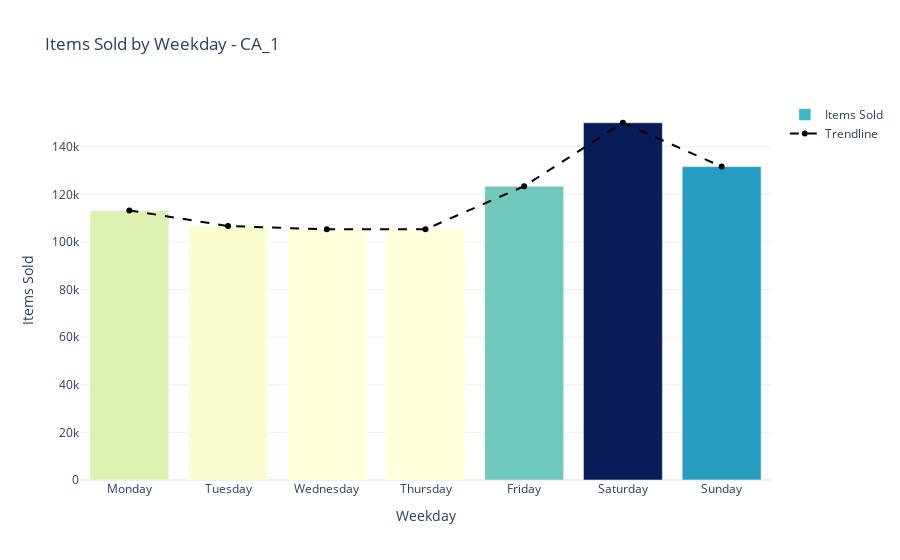
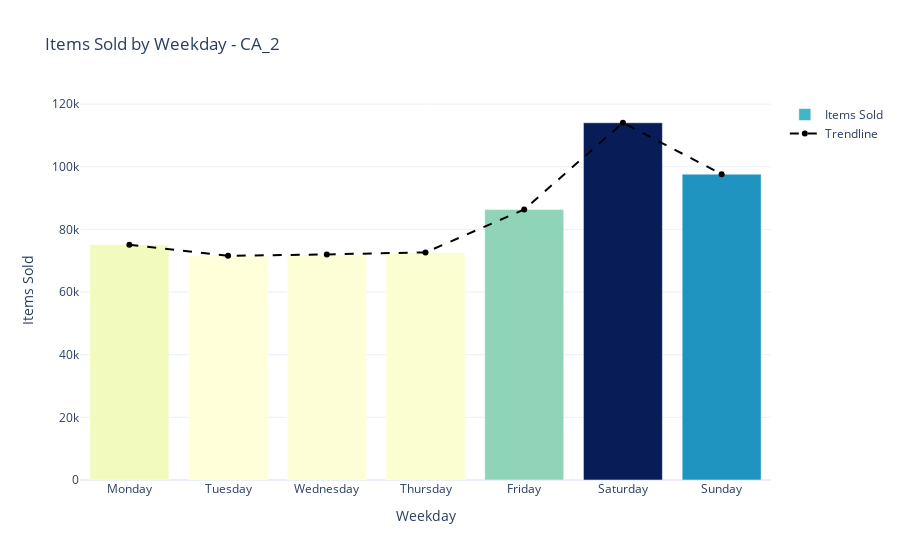
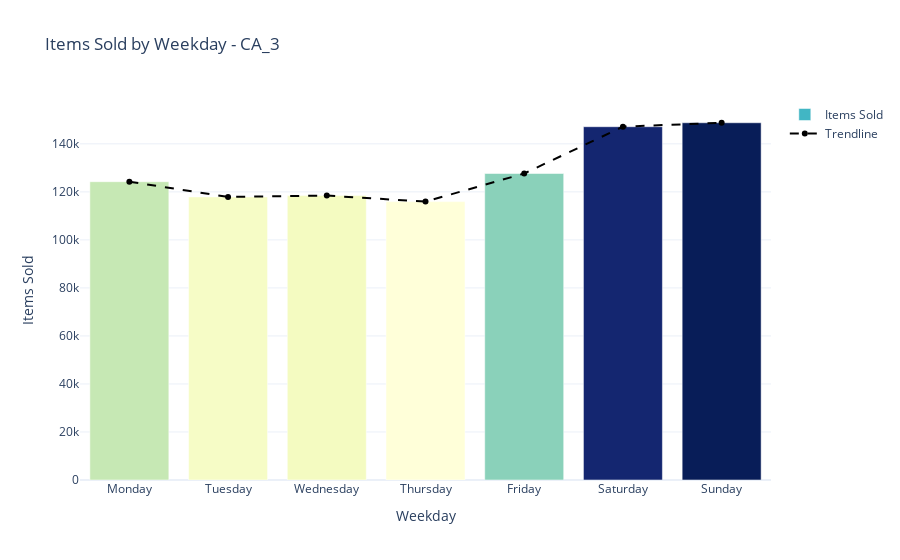
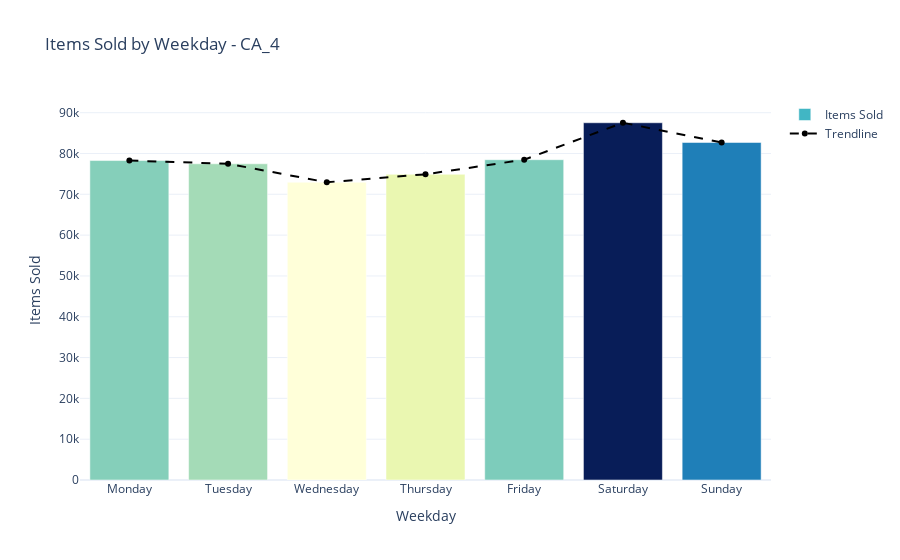

The notebook cell these images were saved under, in order:
### Code cell
for store_id in store_ids:
    daily_sales = sales_by_store[store_id].groupby('weekday')['items_sold'].sum()
    weekdays = daily_sales.index.tolist()
    sales = daily_sales.values.tolist()
    fig = visualize_weekday_sales_data(weekdays, sales, store_id)
    fig.show()

### Figure 1 — Plotly figure (JSON) as saved in the notebook; plotly's stock layout.template omitted (floating-point values rounded to 4 significant figures)
{"data": [{"marker": {"color": [113232, 106669, 105273, 105323, 123400, 150051, 131630], "colorscale": [[0, "rgb(255,255,217)"], [0.125, "rgb(237,248,177)"], [0.25, "rgb(199,233,180)"], [0.375, "rgb(127,205,187)"], [0.5, "rgb(65,182,196)"], [0.625, "rgb(29,145,192)"], [0.75, "rgb(34,94,168)"], [0.875, "rgb(37,52,148)"], [1, "rgb(8,29,88)"]], "showscale": false}, "name": "Items Sold", "type": "bar", "x": ["Monday", "Tuesday", "Wednesday", "Thursday", "Friday", "Saturday", "Sunday"], "y": [113232, 106669, 105273, 105323, 123400, 150051, 131630]}, {"line": {"color": "black", "dash": "dash", "width": 2}, "mode": "lines+markers", "name": "Trendline", "type": "scatter", "x": ["Monday", "Tuesday", "Wednesday", "Thursday", "Friday", "Saturday", "Sunday"], "y": [113232, 106669, 105273, 105323, 123400, 150051, 131630]}], "layout": {"hovermode": "x unified", "title": {"text": "Items Sold by Weekday - CA_1"}, "xaxis": {"tickmode": "array", "ticktext": ["Monday", "Tuesday", "Wednesday", "Thursday", "Friday", "Saturday", "Sunday"], "tickvals": [0, 1, 2, 3, 4, 5, 6], "title": {"text": "Weekday"}}, "yaxis": {"title": {"text": "Items Sold"}}}}

### Figure 2 — Plotly figure (JSON) as saved in the notebook; plotly's stock layout.template omitted (floating-point values rounded to 4 significant figures)
{"data": [{"marker": {"color": [75129, 71559, 72011, 72659, 86342, 114036, 97633], "colorscale": [[0, "rgb(255,255,217)"], [0.125, "rgb(237,248,177)"], [0.25, "rgb(199,233,180)"], [0.375, "rgb(127,205,187)"], [0.5, "rgb(65,182,196)"], [0.625, "rgb(29,145,192)"], [0.75, "rgb(34,94,168)"], [0.875, "rgb(37,52,148)"], [1, "rgb(8,29,88)"]], "showscale": false}, "name": "Items Sold", "type": "bar", "x": ["Monday", "Tuesday", "Wednesday", "Thursday", "Friday", "Saturday", "Sunday"], "y": [75129, 71559, 72011, 72659, 86342, 114036, 97633]}, {"line": {"color": "black", "dash": "dash", "width": 2}, "mode": "lines+markers", "name": "Trendline", "type": "scatter", "x": ["Monday", "Tuesday", "Wednesday", "Thursday", "Friday", "Saturday", "Sunday"], "y": [75129, 71559, 72011, 72659, 86342, 114036, 97633]}], "layout": {"hovermode": "x unified", "title": {"text": "Items Sold by Weekday - CA_2"}, "xaxis": {"tickmode": "array", "ticktext": ["Monday", "Tuesday", "Wednesday", "Thursday", "Friday", "Saturday", "Sunday"], "tickvals": [0, 1, 2, 3, 4, 5, 6], "title": {"text": "Weekday"}}, "yaxis": {"title": {"text": "Items Sold"}}}}

### Figure 3 — Plotly figure (JSON) as saved in the notebook; plotly's stock layout.template omitted (floating-point values rounded to 4 significant figures)
{"data": [{"marker": {"color": [124231, 117900, 118443, 115938, 127646, 147132, 148782], "colorscale": [[0, "rgb(255,255,217)"], [0.125, "rgb(237,248,177)"], [0.25, "rgb(199,233,180)"], [0.375, "rgb(127,205,187)"], [0.5, "rgb(65,182,196)"], [0.625, "rgb(29,145,192)"], [0.75, "rgb(34,94,168)"], [0.875, "rgb(37,52,148)"], [1, "rgb(8,29,88)"]], "showscale": false}, "name": "Items Sold", "type": "bar", "x": ["Monday", "Tuesday", "Wednesday", "Thursday", "Friday", "Saturday", "Sunday"], "y": [124231, 117900, 118443, 115938, 127646, 147132, 148782]}, {"line": {"color": "black", "dash": "dash", "width": 2}, "mode": "lines+markers", "name": "Trendline", "type": "scatter", "x": ["Monday", "Tuesday", "Wednesday", "Thursday", "Friday", "Saturday", "Sunday"], "y": [124231, 117900, 118443, 115938, 127646, 147132, 148782]}], "layout": {"hovermode": "x unified", "title": {"text": "Items Sold by Weekday - CA_3"}, "xaxis": {"tickmode": "array", "ticktext": ["Monday", "Tuesday", "Wednesday", "Thursday", "Friday", "Saturday", "Sunday"], "tickvals": [0, 1, 2, 3, 4, 5, 6], "title": {"text": "Weekday"}}, "yaxis": {"title": {"text": "Items Sold"}}}}

### Figure 4 — Plotly figure (JSON) as saved in the notebook; plotly's stock layout.template omitted (floating-point values rounded to 4 significant figures)
{"data": [{"marker": {"color": [78275, 77478, 72954, 74905, 78477, 87534, 82703], "colorscale": [[0, "rgb(255,255,217)"], [0.125, "rgb(237,248,177)"], [0.25, "rgb(199,233,180)"], [0.375, "rgb(127,205,187)"], [0.5, "rgb(65,182,196)"], [0.625, "rgb(29,145,192)"], [0.75, "rgb(34,94,168)"], [0.875, "rgb(37,52,148)"], [1, "rgb(8,29,88)"]], "showscale": false}, "name": "Items Sold", "type": "bar", "x": ["Monday", "Tuesday", "Wednesday", "Thursday", "Friday", "Saturday", "Sunday"], "y": [78275, 77478, 72954, 74905, 78477, 87534, 82703]}, {"line": {"color": "black", "dash": "dash", "width": 2}, "mode": "lines+markers", "name": "Trendline", "type": "scatter", "x": ["Monday", "Tuesday", "Wednesday", "Thursday", "Friday", "Saturday", "Sunday"], "y": [78275, 77478, 72954, 74905, 78477, 87534, 82703]}], "layout": {"hovermode": "x unified", "title": {"text": "Items Sold by Weekday - CA_4"}, "xaxis": {"tickmode": "array", "ticktext": ["Monday", "Tuesday", "Wednesday", "Thursday", "Friday", "Saturday", "Sunday"], "tickvals": [0, 1, 2, 3, 4, 5, 6], "title": {"text": "Weekday"}}, "yaxis": {"title": {"text": "Items Sold"}}}}
